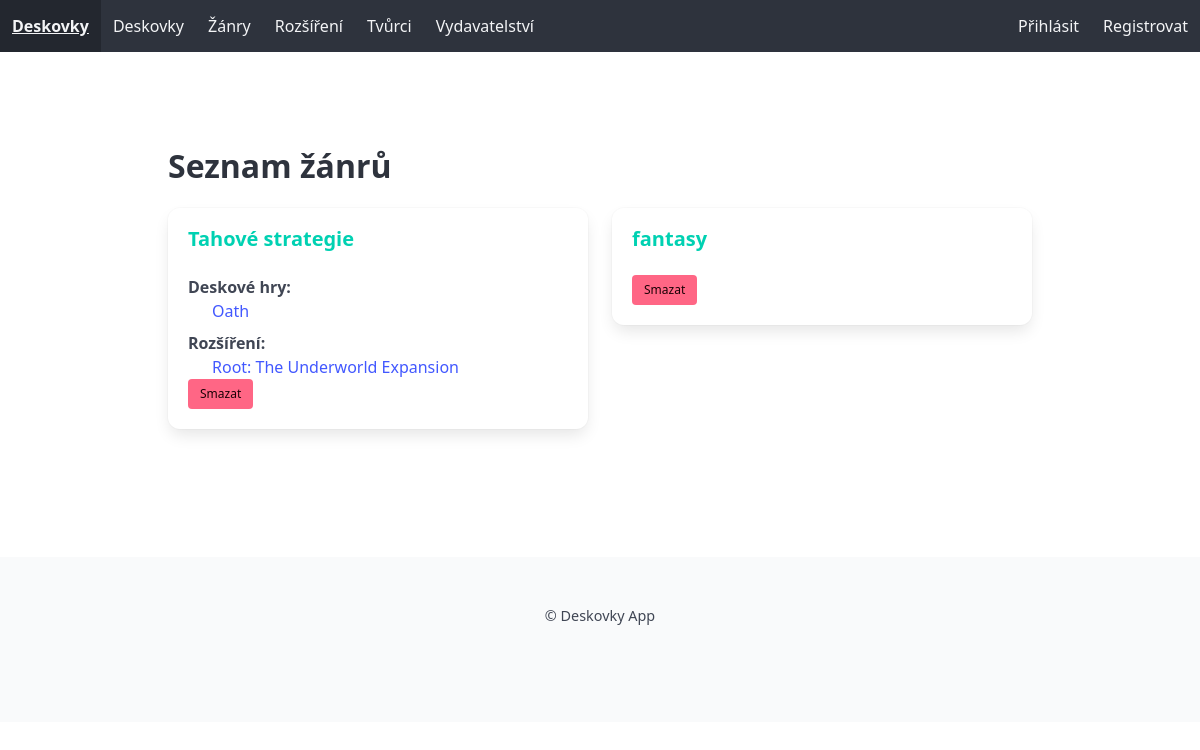
Screenshot of /zanry/ with the database file from the repository.
### library/models.py (models this page shows, shortened)
class Zanr(models.Model):
    nazev = models.CharField(max_length=20, verbose_name='Název žánru', help_text='Zadejte název žánru')
    class Meta:
        ordering = ['nazev']
        verbose_name = 'Žánr'
        verbose_name_plural = 'Žánry'

class Deskovka(models.Model):
    nazev = models.CharField(max_length=80, verbose_name="Jméno deskové hry", help_text="Zadejte jméno deskové hry", default='',
            error_messages={'blank':'Jméno deskové hry musí být vyplněno'})
    alt = models.CharField(max_length=80, verbose_name="Alternativní jméno deskové hry", help_text="Zadejte alternativní jméno deskové hry",default='',blank=True, null=True,)
    zanry = models.ManyToManyField('Zanr',related_name='deskovky',verbose_name='Žánry deskové hry',help_text='Vyberte jeden nebo více žánrů',blank=True)
    designer = models.ManyToManyField('Tvurci', related_name='deskovky', verbose_name='Tvůrci deskové hry', help_text='Vyberte jednoho nebo více tvůrců', blank=True)
    vydavatelstvi = models.ManyToManyField('Vydavatelstvi', related_name='deskovky',verbose_name='Vydavatelství', help_text='Vyberte jméno vydavatelství deskové hry', blank=True)
    vydani = models.IntegerField(blank=True,null=True, verbose_name='Datum vydání')
    minvek = models.IntegerField(verbose_name='Minimální věk', help_text='Zadejte minimální věk', validators=[MinValueValidator(0), MaxValueValidator(99)],default=0)
    cas = models.IntegerField(verbose_name='Délka hry', help_text='Zadejte délku hry v minutách', validators=[MinValueValidator(0), MaxValueValidator(999)], default=0)
    min_hracu = models.IntegerField(verbose_name='Minimální počet hráčů', help_text='Zadejte minimální počet hráčů', validators=[MinValueValidator(1), MaxValueValidator(99)],default=1)
    max_hracu = models.IntegerField(verbose_name='Maximální počet hráčů', help_text='Zadejte maximální počet hráčů', validators=[MinValueValidator(1), MaxValueValidator(99)],default=1)
    KOMPLEXITA = [(0, ''), (1, '*'), (2, '**'), (3, '***'), (4, '****'), (5, '*****'), ]
    komplexita = models.PositiveIntegerField(choices=KOMPLEXITA, verbose_name="Komplexita hry", default=3)
    fotografie = models.ImageField(upload_to='deskovky',verbose_name='Fotografie',blank=True,null=True)
    popis = models.TextField(verbose_name='Popis', help_text='Zadejte popis deskové hry',blank=True, null=True)
    class Meta:
        verbose_name = 'Deskovka'
        verbose_name_plural = 'Deskovky'

class Rozsireni(models.Model):
    nazev = models.CharField(max_length=80, verbose_name='Název rozšíření', help_text='Zadejte název rozšíření')
    deskovka = models.ForeignKey(Deskovka, on_delete=models.CASCADE, related_name='rozsirena_deskovka')
    zanry = models.ManyToManyField('Zanr',related_name='rozsireni',verbose_name='Žánry deskové hry',help_text='Vyberte jeden nebo více žánrů',blank=True)
    designer = models.ManyToManyField('Tvurci', related_name='rozsireni', verbose_name='Tvůrci deskové hry', help_text='Vyberte jednoho nebo více tvůrců', blank=True)
    vydavatelstvi = models.ManyToManyField('Vydavatelstvi', related_name='rozsireni',verbose_name='Vydavatelství', help_text='Vyberte jméno vydavatelství deskové hry', blank=True)
    vydani = models.IntegerField(blank=True,null=True, verbose_name='Datum vydání')
    popis = models.TextField(verbose_name='Popis', help_text='Zadejte popis rozšíření')
    fotografie = models.ImageField(upload_to='rozsireni',verbose_name='Fotografie',blank=True,null=True)
    class Meta:
        verbose_name = 'Rozšíření'
        verbose_name_plural = 'Rozšíření'

### library/views.py (the view)
# urls.py: path('zanry/', views.ZanrListView.as_view(), name='zanr_list'),
class ZanrListView(ListView):
    model = Zanr
    template_name = 'genre/genre_list.html'
    context_object_name = 'zanry'

### library/templates/genre/genre_list.html (shortened to what this page needs)
{% extends 'base.html' %}
{% block content %}
<section class="section">
  <div class="container">
    <h2 class="title is-3">Seznam žánrů</h2>
    {% if zanry %}
      <div class="columns is-multiline">
        {% for zanr in zanry %}
          <div class="column is-half">
            <div class="box">
              <h3 class="title is-5 has-text-primary">{{ zanr.nazev }}</h3>
              {% with deskovky=zanr.deskovky.all %}
              {% if deskovky %}
                <p class="has-text-weight-semibold">Deskové hry:</p>
                <ul class="mb-2">
                  {% for deskovka in deskovky %}
                    <li>
                      <a href="{% url 'deskovka_detail' deskovka.pk %}" class="has-text-link">
                        {{ deskovka.nazev }}
                      </a>
                    </li>
                  {% endfor %}
                </ul>
              {% endif %}
              {% endwith %}
              {% with rozsireni=zanr.rozsireni.all %}
              {% if rozsireni %}
                <p class="has-text-weight-semibold">Rozšíření:</p>
                <ul>
                  {% for rozs in rozsireni %}
                    <li>
                      <a href="{% url 'rozsireni_detail' rozs.pk %}" class="has-text-link">
                        {{ rozs.nazev }}
                      </a>
                    </li>
                  {% endfor %}
                </ul>
              {% endif %}
              {% endwith %}
          <a href="{% url 'zanr_delete' zanr.pk %}" class="button  is-danger is-small">Smazat</a>
            </div>
          </div>
        {% endfor %}
      </div>
    {% else %}
      <div class="notification is-warning">
        Žádné žánry nebyly nalezeny.
      </div>
    {% endif %}
  </div>
</section>
{% endblock %}

### library/static/css/style.css (style rules this page uses)
body { font-family: 'Segoe UI', 'Roboto', sans-serif;; margin: 0; padding: 0; }
ul { padding-left: 1.5rem; }

### rows the page displays
Zanr: nazev "Tahové strategie"
Deskovka: nazev "Oath"
Rozsireni: nazev "Root: The Underworld Expansion"
Zanr: nazev "fantasy"
